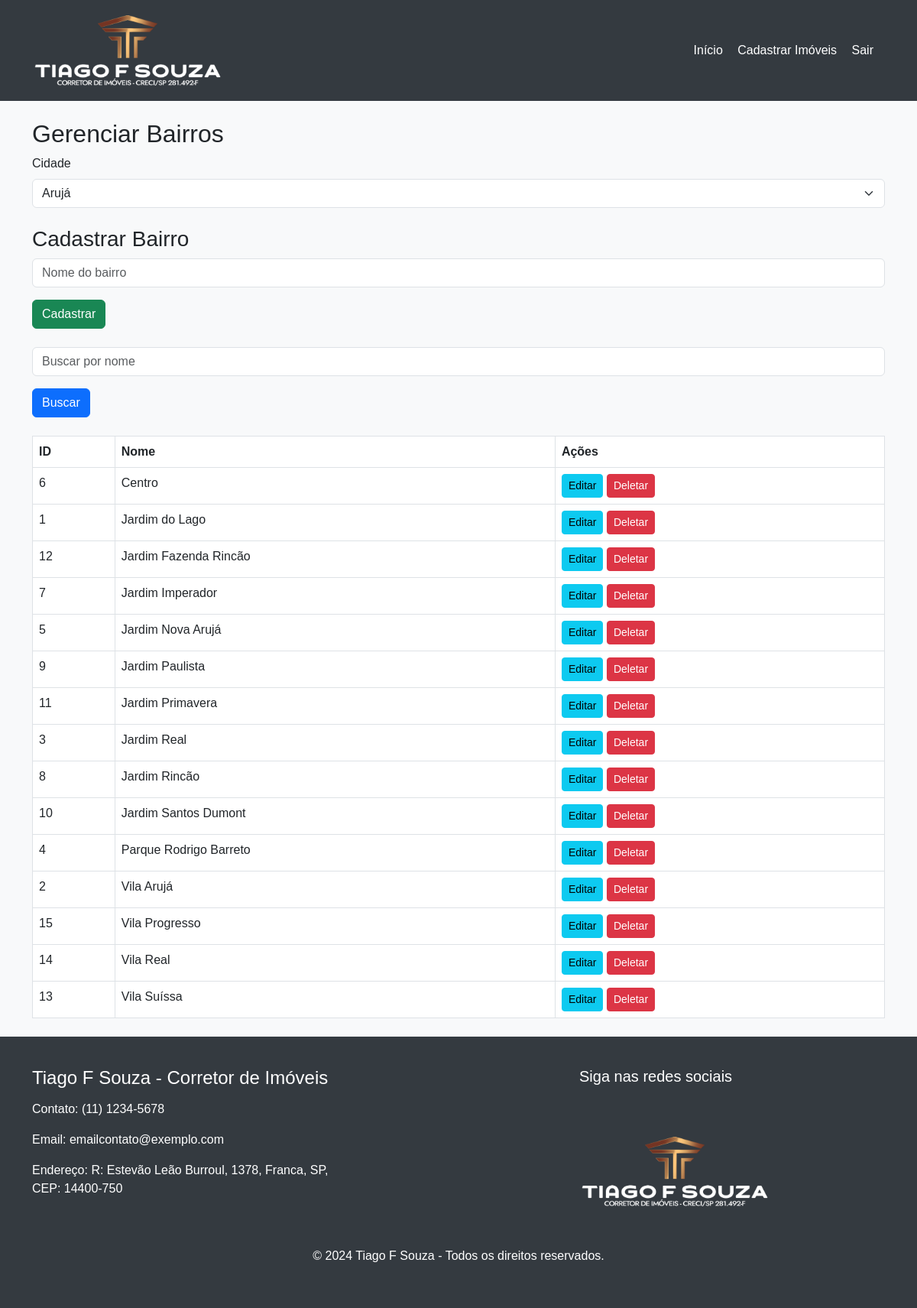
The page /adm/bairros.php?cidade=1 on the database its author committed.
### tables this page shows
CREATE TABLE `bairros` (
  `id` int(11) NOT NULL,
  `nome` varchar(255) NOT NULL,
  `cidade_id` int(11) DEFAULT NULL
);

### adm/bairros.php (the view, shortened to what this page needs)
<?php
include ("../conn.php");
$mysqli->set_charset("utf8mb4");
$cidades_query = "SELECT id, nome FROM cidades ORDER BY nome";
$cidades_result = $mysqli->query($cidades_query);
$selectedCidadeId = isset($_GET['cidade']) ? (int)$_GET['cidade'] : 0;
$searchTerm = isset($_POST['search']) ? $_POST['search'] : '';
$bairros_query = "SELECT id, nome FROM bairros WHERE cidade_id = ?";
$bairros_query .= " ORDER BY nome";
$stmt = $mysqli->prepare($bairros_query);
if ($searchTerm) {
    $searchTerm = "%$searchTerm%";
    $stmt->bind_param('is', $selectedCidadeId, $searchTerm);
} else {
    $stmt->bind_param('i', $selectedCidadeId);
}
$stmt->execute();
$bairros_result = $stmt->get_result();
$bairros = $bairros_result->fetch_all(MYSQLI_ASSOC);
?>
<!DOCTYPE html>
<html lang="pt-BR">
<head>
    <link href="css/icofont/icofont.min.css" rel="stylesheet">
    <link href="https://cdn.jsdelivr.net/npm/bootstrap@5.3.0/dist/css/bootstrap.min.css" rel="stylesheet">
</head>
<body>
<header>
    <div class="container">
        <div class="d-flex justify-content-between align-items-center">
            <a href="#" class="logo">
                <img src="../images/logotiago.png" alt="Logo">
            </a>
            <nav class="nav-bar">
                <div class="nav-items">
                    <a href="../index.php">Início</a>
                    <a href="upload.php">Cadastrar Imóveis</a>
                    <a href="logout.php">Sair</a>
                </div>
            </nav>
        </div>
    </div>
</header>
<main class="container mt-4">
    <h2>Gerenciar Bairros</h2>
    <div class="mb-3">
        <label for="cidade" class="form-label">Cidade</label>
        <select name="cidade" id="cidade" class="form-select" onchange="updateBairros()">
            <?php
            if ($cidades_result->num_rows > 0) {
                while ($row = $cidades_result->fetch_assoc()) {
                    $selected = ($selectedCidadeId == $row['id']) ? 'selected' : '';
                    echo "<option value=\"{$row['id']}\" $selected>{$row['nome']}</option>";
                }
            }
            ?>
        </select>
    </div>
    <?php if ($selectedCidadeId): ?>
    <h3 class="mt-4"><?php echo isset($_GET['edit']) ? 'Editar Bairro' : 'Cadastrar Bairro'; ?></h3>
    <form method="post" action="">
        <div class="mb-3">
            <input type="text" name="nome" class="form-control" placeholder="Nome do bairro" value="<?php echo htmlspecialchars($bairroParaEditar['nome'] ?? ''); ?>" required>
        </div>
        <button type="submit" name="<?php echo isset($_GET['edit']) ? 'update' : 'create'; ?>" class="btn btn-<?php echo isset($_GET['edit']) ? 'info' : 'success'; ?>">
            <?php echo isset($_GET['edit']) ? 'Atualizar' : 'Cadastrar'; ?>
        </button>
    </form>
    <form method="post" class="mb-4 mt-4">
        <div class="mb-3">
            <input type="text" name="search" class="form-control" placeholder="Buscar por nome" value="<?php echo htmlspecialchars($searchTerm); ?>">
        </div>
        <button type="submit" class="btn btn-primary">Buscar</button>
    </form>
    <table class="table table-bordered mb-4">
        <thead>
            <tr>
                <th>ID</th>
                <th>Nome</th>
                <th>Ações</th>
            </tr>
        </thead>
        <tbody>
            <?php foreach ($bairros as $bairro): ?>
            <tr>
                <td><?php echo htmlspecialchars($bairro['id']); ?></td>
                <td><?php echo htmlspecialchars($bairro['nome']); ?></td>
                <td>
                    <a href="?edit=<?php echo $bairro['id']; ?>&cidade=<?php echo $selectedCidadeId; ?>" class="btn btn-info btn-sm">Editar</a>
                    <a href="?delete=<?php echo $bairro['id']; ?>&cidade_id=<?php echo $selectedCidadeId; ?>" class="btn btn-danger btn-sm" onclick="return confirmDelete();">Deletar</a>
                </td>
            </tr>
            <?php endforeach; ?>
        </tbody>
    </table>
    <?php endif; ?>
</main>
<footer>
    <div class="container footer-container">
        <div class="group">
            <h4>Tiago F Souza - Corretor de Imóveis</h4>
            <p>Contato: (11) 1234-5678</p>
            <p>Email: emailcontato@exemplo.com</p>
            <p>Endereço: R: Estevão Leão Burroul, 1378, Franca, SP, CEP: 14400-750</p>
        </div>
        <div class="follow group">
            <h5>Siga nas redes sociais</h5>
            <ul>
                <li><a href="#"><i class="icofont-facebook text-white"></i></a></li>
                <li><a href="#"><i class="icofont-instagram text-white"></i></a></li>
                <li><a href="#"><i class="icofont-whatsapp text-white"></i></a></li>
            </ul>
            <a href="#" class="logo">
                <img src="../images/logotiago.png" alt="Logo">
            </a>
        </div>
    </div>
    <p class="text-center mt-5">&copy; 2024 Tiago F Souza - Todos os direitos reservados.</p>
</footer>
</body>
</html>

### adm/bairros.php (style rules this page uses)
body { font-family: Arial, sans-serif; background-color: #f8f9fa; }
header { background-color: #343a40; padding: 20px; color: #fff; }
.logo img { width: 250px; }
.nav-bar .nav-items a { color: #fff; margin-right: 15px; text-decoration: none; }
footer { background-color: #343a40; color: #ffffff; padding: 40px 0; text-align: center; }
.footer-container { display: flex; justify-content: space-between; align-items: flex-start; flex-wrap: wrap; gap: 20px; }
.footer-container .group { flex: 1; text-align: left; max-width: 400px; }
.footer-container .group h4, .footer-container .group h5 { margin-bottom: 15px; }
.follow ul { list-style: none; display: flex; gap: 10px; padding: 0; }
.follow ul li a { color: white; font-size: 24px; text-decoration: none; }

### rows shown on the page
bairros: id "6", nome "Centro"
bairros: id "1", nome "Jardim do Lago"
bairros: id "12", nome "Jardim Fazenda Rincão"
bairros: id "7", nome "Jardim Imperador"
bairros: id "5", nome "Jardim Nova Arujá"
bairros: id "9", nome "Jardim Paulista"
bairros: id "11", nome "Jardim Primavera"
bairros: id "3", nome "Jardim Real"
bairros: id "8", nome "Jardim Rincão"
bairros: id "10", nome "Jardim Santos Dumont"
bairros: id "4", nome "Parque Rodrigo Barreto"
bairros: id "2", nome "Vila Arujá"
bairros: id "15", nome "Vila Progresso"
bairros: id "14", nome "Vila Real"
bairros: id "13", nome "Vila Suíssa"

### other values the page prints
form field cidade "Arujá"
